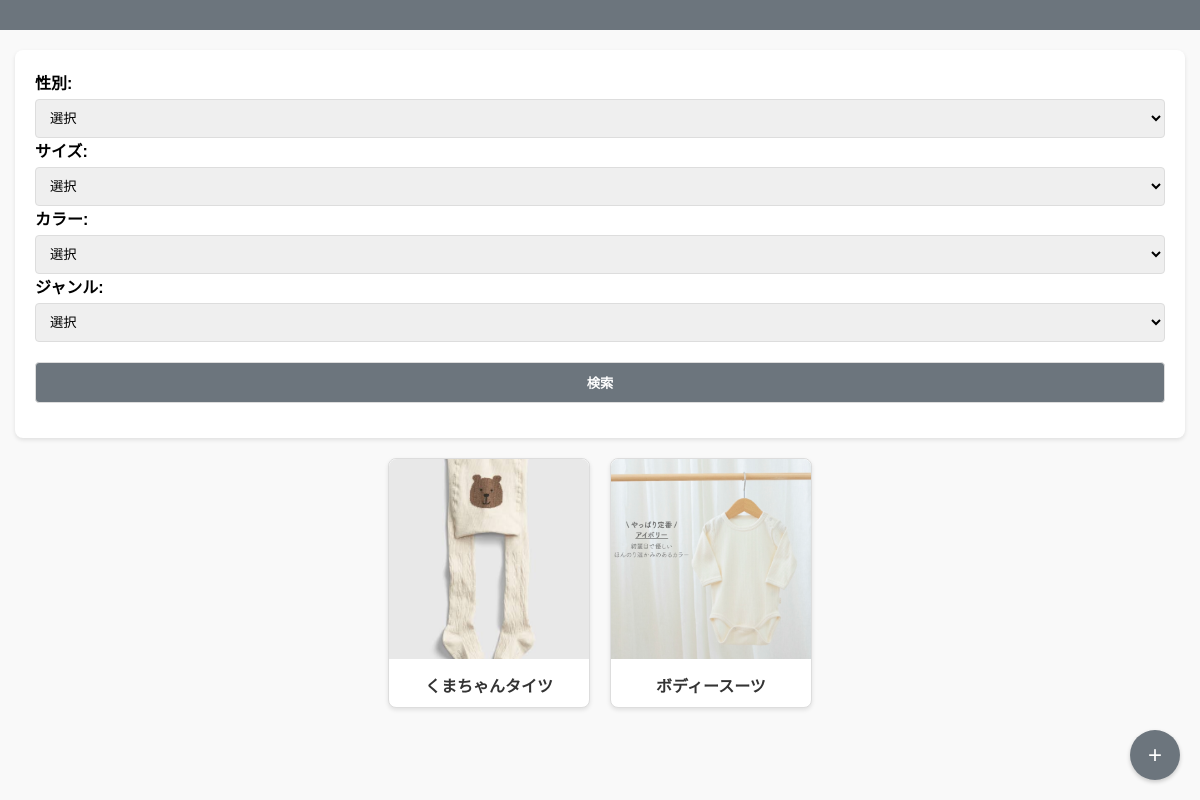
/clothes, run on the app's committed database.
### app/models.py (models this page shows, shortened)
class Clothes(models.Model):
    GENDER_CHOICES = [
        ('Male', '男性'),
        ('Female', '女性'),
        ('Other', 'その他'),
    ]
    SIZE_CHOICES = [
        ('50~60', '50~60'),
        ('70', '70'),
        ('80', '80'),
        ('90', '90'),
        ('100', '100'),
        ('110', '110'),
        ('120', '120'),
        ('130', '130'),
        ('140', '140'),
    ]
    GENRE_CHOICES = [
        ('tops', 'トップス'),
        ('skirts', 'スカート'),
        ('outer', 'アウター'),
        ('onepiece', 'ワンピース'),
        ('pants', 'パンツ'),
        ('hat', '帽子'),
        ('maternity', 'マタニティ'),
        ('baby', 'ベビー'),
        ('other', 'その他'),
    ]
    COLOR_CHOICES = [
        ('white', '白'),
        ('black', '黒'),
        ('gray', 'グレー'),
        ('brown', '茶'),
        ('beige', 'ベージュ'),
        ('green', '緑'),
        ('blue', '青'),
        ('purple', '紫'),
        ('yellow', '黄'),
        ('pink', 'ピンク'),
        ('red', '赤'),
        ('orange', 'オレンジ'),
        ('other', 'その他'),
    ]
    title = models.CharField(max_length=50)
    size = models.CharField(max_length=10, choices=SIZE_CHOICES)
    genre = models.CharField(max_length=20, choices=GENRE_CHOICES)
    gender = models.CharField(max_length=10, choices=GENDER_CHOICES, default='Unisex')
    color = models.CharField(max_length=10, choices=COLOR_CHOICES)
    price = models.DecimalField(max_digits=10, decimal_places=2, null=True, blank=True)
    memo = models.TextField(null=True, blank=True)
    image = models.ImageField(upload_to='clothes_images/', null=True, blank=True)

### app/views.py (the view)
# urls.py: path('clothes',ClothesView.as_view(), name='clothes'),
class ClothesView(View):
    def get(self, request):
        clothes = Clothes.objects.all()
        return render(request, "clothes.html", {"clothes": clothes})

### app/templates/clothes.html (shortened to what this page needs)
<!DOCTYPE html>
<html lang="ja">
<head>
</head>
<body>
    <header>
    </header>
    <div class="container">
        <form method="get" action="{% url 'clothing_search' %}">
                <label for="gender">性別:</label>
                <select id="gender" name="gender">
                    <option value="">選択</option>
                </select>
                <label for="size">サイズ:</label>
                <select id="size" name="size">
                    <option value="">選択</option>
                </select>
                <label for="color">カラー:</label>
                <select id="color" name="color">
                    <option value="">選択</option>
                </select>
                <label for="genre">ジャンル:</label>
                <select id="genre" name="genre">
                    <option value="">選択</option>
                </select>
            <div style="margin-top: 20px;">
                <button type="submit">検索</button>
            </div>
        </form>
        <div class="card-grid">
            {% for item in clothes %}
            <div class="card">
                <a href="{% url 'clothes_detail' item.id %}">
                    {% if item.image %}
                        <img src="{{ item.image.url }}" alt="{{ item.title }}">
                    {% else %}
                        <img src="https://via.placeholder.com/200?text=No+Image" alt="画像なし">
                    {% endif %}
                    <div class="card-title">{{ item.title }}</div>
                </a>
            </div>
            {% endfor %}
        </div>
    </div>
    <div class="add-button" onclick="window.location.href='{% url 'clothes_create' %}'">+</div>
</body>
</html>

### app/templates/clothes.html (style rules this page uses)
body { font-family: Arial, sans-serif; margin: 0; padding: 0; box-sizing: border-box; background-color: #f9f9f9; }
header { background-color: #6c757d; color: white; padding: 15px; text-align: center; }
.container { max-width: 1200px; margin: 20px auto; padding: 0 15px; }
form { background-color: #fff; padding: 20px; margin-bottom: 20px; border-radius: 8px; box-shadow: 0 2px 4px rgba(0, 0, 0, 0.1); }
form div { margin-bottom: 15px; }
label { display: block; font-weight: bold; margin-bottom: 5px; }
select, button { width: 100%; padding: 10px; border: 1px solid #ddd; border-radius: 4px; box-sizing: border-box; }
button { background-color: #6c757d; color: white; cursor: pointer; font-weight: bold; }
.card-grid { display: flex; flex-wrap: wrap; gap: 20px; justify-content: center; }
.card { background-color: white; border: 1px solid #ddd; border-radius: 8px; width: 200px; text-align: center; box-shadow: 0 2px 4px rgba(0, 0, 0, 0.1); transition: transform 0.2s ease-in-out; }
.card img { width: 100%; height: 200px; object-fit: cover; border-radius: 8px 8px 0 0; }
.card-title { font-size: 16px; font-weight: bold; margin: 10px 0; color: #333; }
.add-button { position: fixed; bottom: 20px; right: 20px; background-color: #6c757d; color: white; width: 50px; height: 50px; border-radius: 50%; display: flex; align-items: center; justify-content: center; font-size: 24px; cursor: pointer; box-shadow: 0 2px 4px rgba(0, 0, 0, 0.2); transition: background-color 0.2s ease-in-out; }
.card a { text-decoration: none; color: inherit; }

### data on the page
Clothes: image (picture), title "くまちゃんタイツ"
Clothes: image (picture), title "ボディースーツ"
